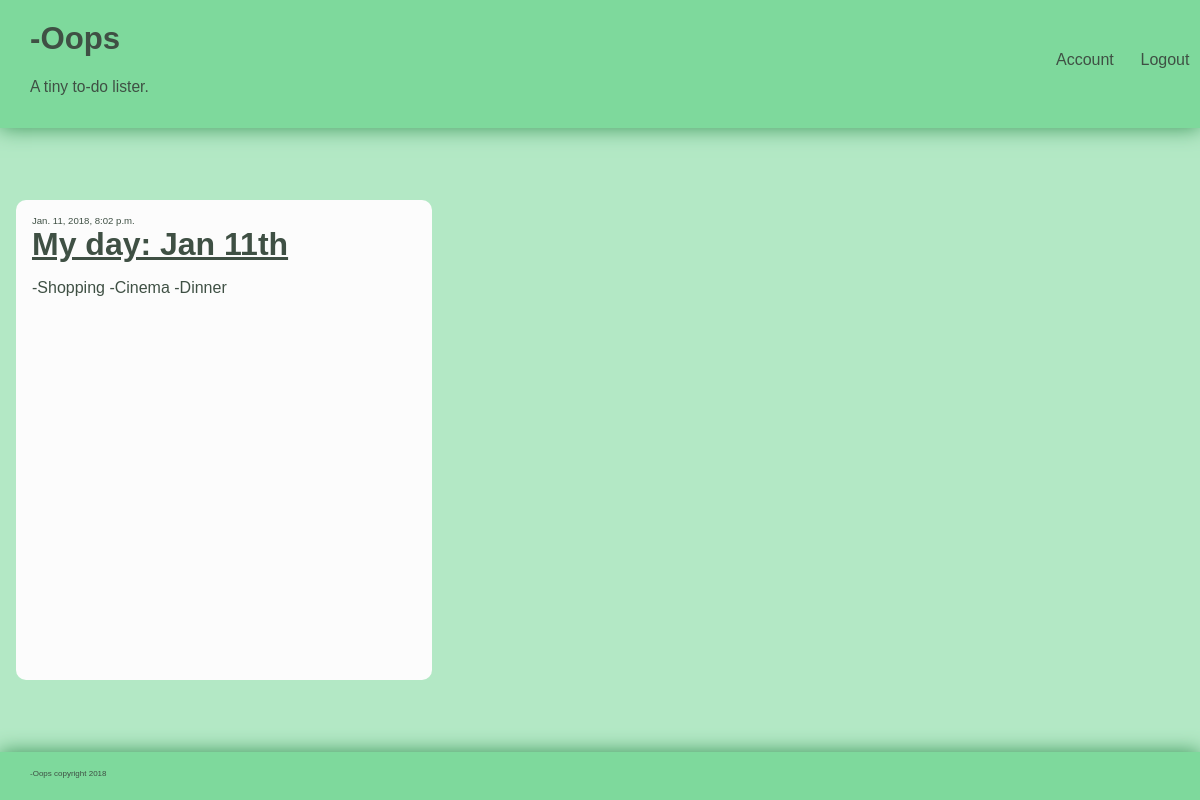
/, run on an earlier commit of the app's database.
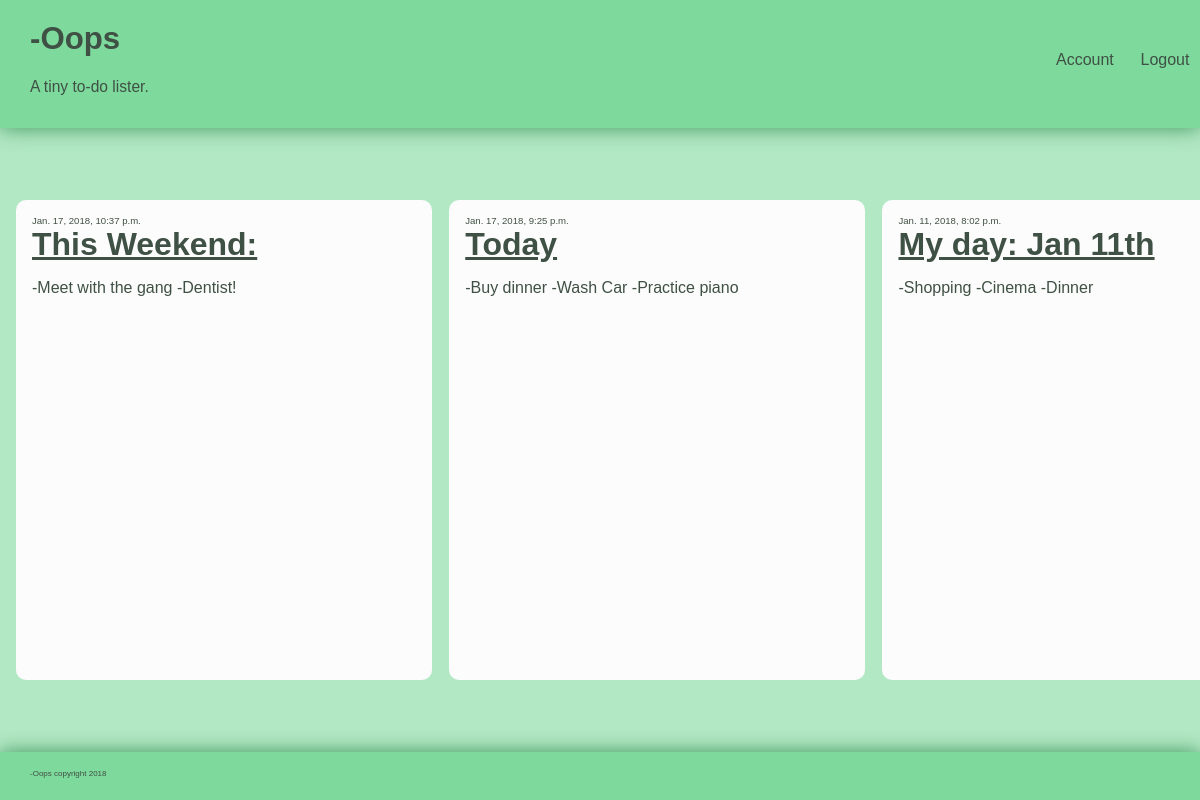
And on a later commit of the database.
### oops/models.py (models this page shows, shortened)
class Tile(models.Model):
    title = models.CharField(max_length=50)
    date = models.DateTimeField(auto_now=True)
    content = models.CharField(max_length=300)

### oops/views.py (the view)
# urls.py: url(r'^$', index),
def index(request):
    tileindex = Tile.objects.all()
    return render_to_response('index.html', locals())

### oops/templates/index.html
{% include 'partials/header.html' %}
{% include 'partials/tiles.html' %}
{% include 'partials/footer.html' %}

### oops/templates/partials/tiles.html (shortened to what this page needs)
<div id="tile_container">
  {% for tile in tileindex reversed %}
    {% if forloop.last %}
      <span class="tile" style="margin-right: 1em;">
    {% else %}
      <span class="tile">
    {% endif %}
      <div class="tile_date">{{ tile.date }}</div>
      <div class="tile_title">{{ tile.title }}</div>
      <p id="{{ tile.id }}" onclick="tileEditable({{ tile.id }})" oninput="tileUpdate({{ tile.id }})">
          {{ tile.content }}</p>
    </span>
  {% endfor %}
</div>

What changed in the data, as far as the page shows it:
added Tile: date "Jan. 17, 2018, 10:37 p.m.", title "This Weekend:", content "-Meet with the gang -Dentist!"
added Tile: date "Jan. 17, 2018, 9:25 p.m.", title "Today", content "-Buy dinner -Wash Car -Practice piano"
